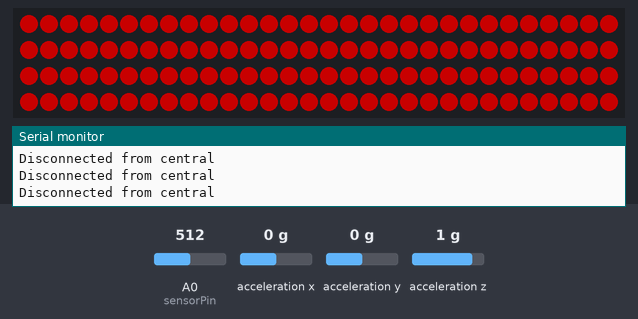
The sketch below on a simulated Arduino Nano 33 IoT. On the bench: 120 RGB LEDs in strip order, left to right, continuing on the next row, the last lines printed to the serial monitor. The test bench sets the inputs (shaded band); at power-on: A0 (sensorPin) = 512, acceleration x 0 g, acceleration y 0 g, acceleration z 1 g. Dim RGB values are drawn brighter than linear; random numbers use the default seed unless the sketch sets one; nothing arrives over Bluetooth unless stated; the audio player accepts every command and is not drawn; a phone connects over Bluetooth LE 3 s after start.

Above: at 3.6 s.
3.7 s: A0 (sensorPin) set to 56
5.7 s: A0 (sensorPin) set to 48
At 8.5 s:
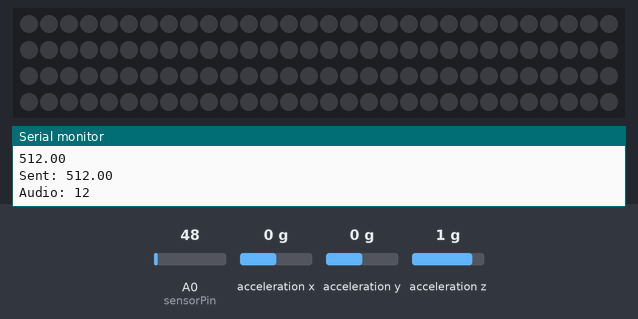
8.7 s: A0 (sensorPin) set to 410
At 9.0 s:
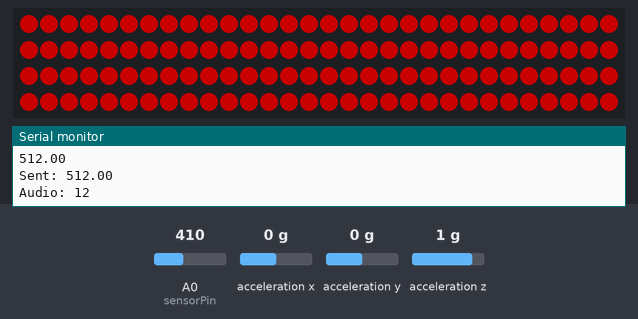
10.2 s: A0 (sensorPin) set to 40
At 10.77 s:
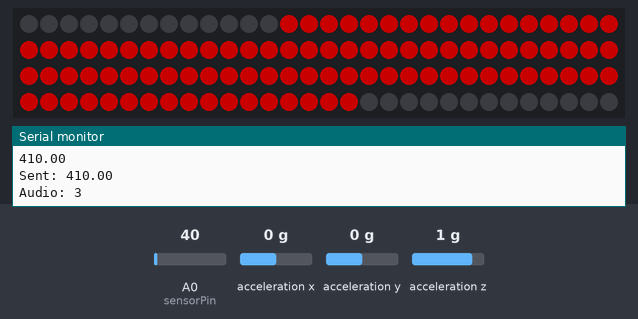
Timing chart, 0 to 13.2 s (numbered marks = the images above; inputs shaded):
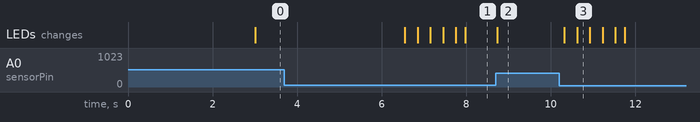

The sketch:

punchbag.ino
```cpp
/*
This is the master script for the punch bag.
In entails the following components:
- Arduino nano 33 IoT: the microcontroller
- LED strip: light up from the center (led 60 of 120) and spreads outward depending on the force of the punch
- A DF player mini with a speaker: plays a sound when the punch is hard enough
- BLE connection to send the values to the robot

** LED **
- LED strip: WS2812 RGB LED strip
- Requires 5V & 0.2W per LED = 4.8 A for 120 leds
- N = 120 leds on an original strip
- We ditched the Neopixel library because it was too slow
- The FastLED library works much better

*** DF player mini ***
- file structure:
// files need to start with 4 digits: e.g. 0001.mp3, 0002.mp3, 0003.mp3, etc.
// after these 4 digits, the file name can be anything: e.g. 0001.mp3,
0001_hello.mp3, 0001_hello_world.mp3, etc.
// the folder name needs to be "MP3", placed under the SD card "root" directory

** Wiring **
- Power:
  * External power to VIN Arduino
  * External power to LED strip
  * External power to (+) side Velostat
  * Exterbal power to DF player VCC

- Grounds:
  * External GND to GND Arduino
  * External GND to GND LED strip
  * External GND to side 2 of the resistor
  * External GND to DF player GND

- Signals:
  * Arduino pin 7 to DIN of the LED strip

  * Arduino RX to DF player TX
  * Arduino TX (via 1k resistor) to DF player RX
  * Speaker - to DF player SPK1
  * Speaker + to DF player SPK2

  * Arduino A0 to side 1 of the resistor
  * (-) side velostat to side 1 of resistor (150Ω, brown/green/brown))
*/

// library
#include <Arduino_LSM6DS3.h>
#include <ArduinoBLE.h>
#include <FastLED.h>
#include "DFRobotDFPlayerMini.h"

// parameters
int brightness = 100;  // Set brightness level of leds (0-255) - check for amps required
//  threshold to detect something a s a punch
// (check serial to set right value)
const int lower_punch_threshold = 200;
const int upper_force_threshold = 400;  // for mapping the leds
const int acceleroSamplingFrequency = 10;
const long ledInterval = 10;  // Set the decrease rate of the leds

// BLE information (UUID)
// Robot - old but working
// BLEService punchService("95ff7bf8-aa6f-4671-82d9-22a8931c5387");
// BLEFloatCharacteristic punch("95ff7bf8-aa6f-4671-82d9-22a8931c5387", BLERead | BLENotify);

// Robot 1
BLEService punchService("123e4567-e89b-12d3-a456-426614174000");
BLEFloatCharacteristic punch("123e4567-e89b-12d3-a456-426614174001", BLERead | BLENotify);

// Robot 2
// BLEService punchService("123e4567-e89b-12d3-a456-426614174002");
// BLEFloatCharacteristic punch("123e4567-e89b-12d3-a456-426614174003", BLERead | BLENotify);

// Robot 3
// BLEService punchService("123e4567-e89b-12d3-a456-426614174004");
// BLEFloatCharacteristic punch("123e4567-e89b-12d3-a456-426614174005", BLERead | BLENotify);

// new FSR variables
int punchThreshold = 50;
const int sensorPin = A0;
int sensorReading = 0;
int peakReading = 0;
bool punching = false;
bool sending = false;

// pins
#define ledPin 7
#define DFSerial Serial1

// timer
unsigned long currentMillis;

// accelerometer variables
int previousMillisAccelero;
float ax, ay, az;
float ax_start, ay_start, az_start;
float punching_bag_mass = 25;
float gravity_constant = 9.81;
float range_contant = 4;                                 // Range setting of the ACC
float gravity_range = gravity_constant * range_contant;  // Full (positive) range of ACC in m/s²
float register_range = pow(2, 15);                       // Full (positive) register range of the ACC register (16bit)

float punchForce = 0;
int punches = 0;

// led variables
unsigned long previousMillisLED;

#define ledCount 120
CRGB leds[ledCount];
int currentLitLEDs = 0;
int targetLitLEDs = 0;

// init DFplayer
DFRobotDFPlayerMini myDFPlayer;

void setup() {
  Serial.begin(9600);
  DFSerial.begin(9600);

  pinMode(A0, INPUT);

  // initialize accelerometer
  if (!IMU.begin()) {
    Serial.println("Failed to initialize IMU!");
    while (1)
      ;
  }
  // inial read of accelerometer values
  if (IMU.accelerationAvailable()) {
    IMU.readAcceleration(ax_start, ay_start, az_start);
  }

  // initialize BLE: part 1
  BLE.begin();

  // initialize BLE: part 2
  // Set advertised local name and services UUID
  BLE.setLocalName("BLE punchbag 1 (peripheral)");
  BLE.setAdvertisedService(punchService);
  punchService.addCharacteristic(punch);
  BLE.addService(punchService);

  // initialize BLE: part 3
  // Set default values for characteristic
  punch.writeValue(0.0);

  // initialize BLE: part 4
  // Start advertising
  BLE.advertise();
  Serial.println("BLE sending device is now advertising ...");

  // initialize led strip
  FastLED.addLeds<NEOPIXEL, ledPin>(leds, ledCount);
  FastLED.setBrightness(brightness);
  FastLED.clear();
  FastLED.show();

  // initialize Audio module
  myDFPlayer.begin(DFSerial);
  myDFPlayer.volume(20);
}

void loop() {
  // Check BLE connection
  BLEDevice central = BLE.central();

  // Send data if there is a connection
  if (central) {
    if (central.connected()) {
      // measure force & send over BLE
      // getForce();
      FSR_reading();
    }
  }

  // Let us know if there is no connection
  if (!central) {
    Serial.println("Disconnected from central");
  }

  // Poll for BLE events (this processes any pending BLE events)
  BLE.poll();
  central = BLE.central();

  // delay for stability
  delay(10);
}

void getForce() {
  // function to read the accelorometer, calculate the punch force and detect a punch

  // sampling frequency
  currentMillis = millis();
  if (currentMillis - previousMillisAccelero >= acceleroSamplingFrequency) {
    previousMillisAccelero = currentMillis;

    // read the acceleration values
    if (IMU.accelerationAvailable()) {
      IMU.readAcceleration(ax, ay, az);

      // calculate the force of the punch
      float prev_punch = punchForce;
      float punchForce =
        punching_bag_mass * sqrt(pow((ax - ax_start) * gravity_constant, 2) + pow((ay - ay_start) * gravity_constant, 2) + pow((az - az_start) * gravity_constant, 2));

      // filter using exponential moving average
      punchForce = 0.5 * punchForce + 0.5 * punchForce;

      // general print for debugging
      // Serial.println(punchForce);
      updateLEDS(punchForce);

      // if punchForce is above threshold, calculate average punch force over punch duration
      if (punchForce > lower_punch_threshold) {
        float totalpunchforce = 0;
        float readValues = 0;

        // keep reading values until punch force is below threshold
        while (punchForce > lower_punch_threshold) {
          totalpunchforce += punchForce;
          readValues++;
          IMU.readAcceleration(ax, ay, az);
          prev_punch = punchForce;
          punchForce = punching_bag_mass * sqrt(pow((ax - ax_start) * gravity_constant, 2) + pow((ay - ay_start) * gravity_constant, 2) + pow((az - az_start) * gravity_constant, 2));
        }

        // calculate the average totalpunchforce force and send it over BLE
        punchForce = totalpunchforce / readValues;
        Serial.println("punch with totalpunchforce: " + String(punchForce));

        // count the number of punches (to be omitted in final version)
        punches++;
        Serial.println("punches: " + String(punches));

        // send data over BLE
        punch.writeValue(punchForce);
        Serial.print("Sent: ");
        Serial.println(punchForce);

        // play sound effect
        playSound();
      }
    }
  }
}

void updateLEDS(float punchForce) {
  // map the sensor value to the number of LEDs to light up
  targetLitLEDs = map(punchForce, lower_punch_threshold, upper_force_threshold, 0, ledCount / 2);
  if (targetLitLEDs < 0) {
    targetLitLEDs = 0;
  }
  // If the punchForce value is increasing, go up fast
  if (targetLitLEDs > currentLitLEDs) {
    currentLitLEDs = targetLitLEDs;
    updateLEDStrip(currentLitLEDs);
  }

  // If the punchForce value is decreasing, go down slowly
  else if (targetLitLEDs < currentLitLEDs) {
    currentMillis = millis();
    if (currentMillis - previousMillisLED >= ledInterval) {
      previousMillisLED = currentMillis;
      currentLitLEDs--;  // Go down one LED at a time (slowly)
      updateLEDStrip(currentLitLEDs);
    }
  }
}

void updateLEDStrip(int numLitLEDs) {
  for (int i = 0; i < ledCount; i++) {
    if (i < ledCount / 2 - numLitLEDs) {
      leds[i] = CRGB::Black;
    } else if (i < ledCount / 2 + numLitLEDs) {
      leds[i] = CRGB::Red;
    } else {
      leds[i] = CRGB::Black;
    }
  }

  FastLED.show();
}

void playSound() {
  int fileNumber = random(1, 18);
  myDFPlayer.playMp3Folder(fileNumber);
  Serial.print("Audio: ");
  Serial.println(fileNumber);
}

void FSR_reading() {
  sensorReading = analogRead(sensorPin);

  while (sensorReading > punchThreshold) {
    punching = true;
    sensorReading = analogRead(sensorPin);
    updateLEDS(punchForce);
    if (punchForce < sensorReading) {
      punchForce = sensorReading;
    }
    delay(10);
  }

  if (punching == true) {
    Serial.println(punchForce);
    updateLEDS(punchForce);
    // send data over BLE
    punch.writeValue(punchForce);
    Serial.print("Sent: ");
    Serial.println(punchForce);

    // play sound effect
    playSound();
    punchForce = 0;
    punching = false;
  }

  updateLEDS(punchForce);
  delay(10);
}
```

Measured:
- the behaviour switches between 51 and 50 on A0 (sensorPin) (found by bisection; images 0 and 1)
- after the input at 3.7 s, every drawn part: stays the same
- after the input at 5.7 s, the LEDs: first change after 0.85 s (image 1 shows a later state)
- after the input at 8.7 s, the LEDs: change at once (image 2)
- after the input at 10.2 s, the LEDs: first change after 0.12 s (image 3 shows a later state)
